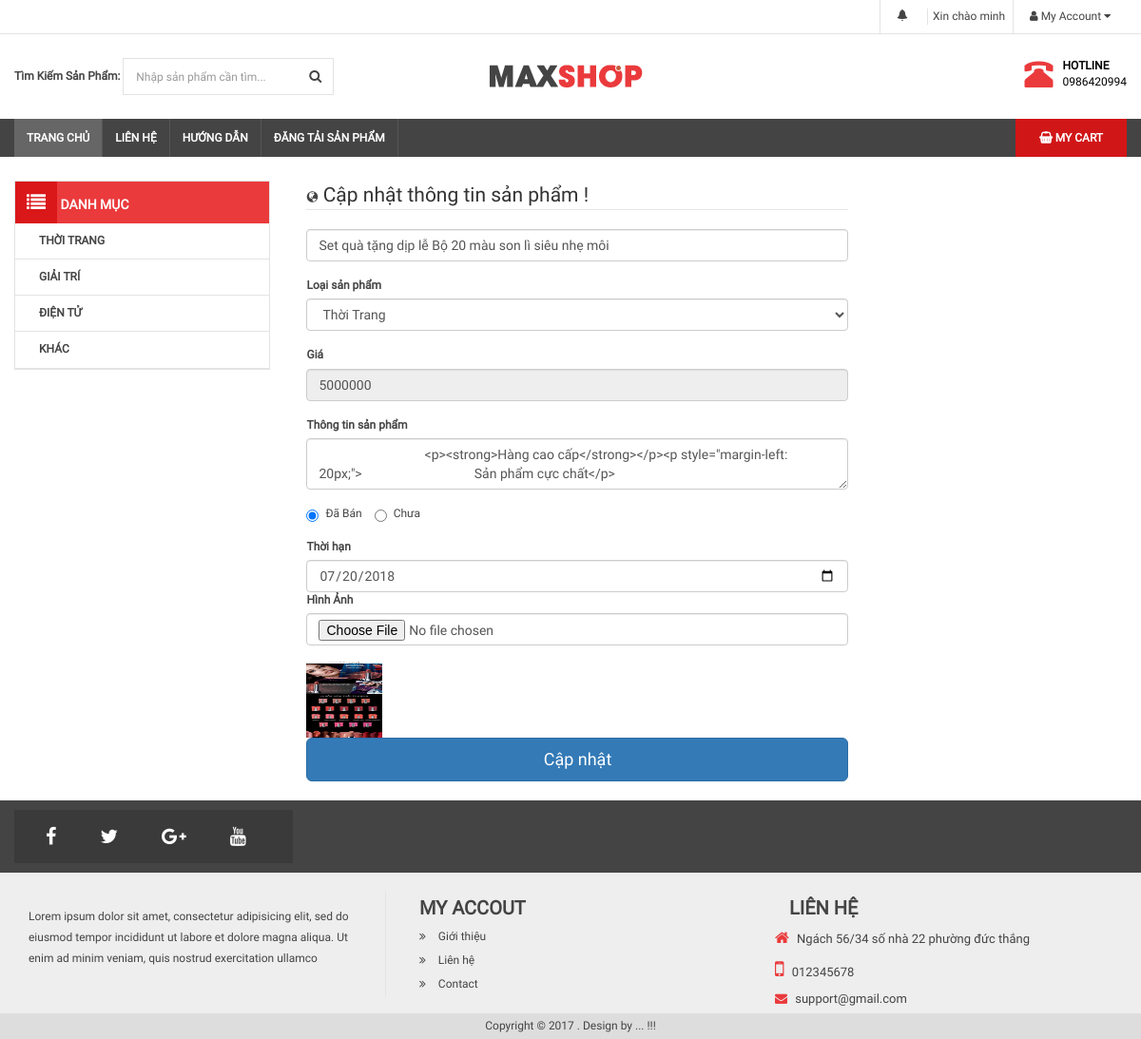
/editSP.php?id=34 (signed in), run on the app's committed database.
### tables this page shows
CREATE TABLE `loaisp` (
  `id` int(11) NOT NULL,
  `TenLoaiSP` varchar(50) NOT NULL
);

CREATE TABLE `sanpham` (
  `MaSP` int(11) NOT NULL,
  `TenSP` varchar(50) NOT NULL,
  `GiaKhoiDiem` double NOT NULL,
  `NguoiBan` int(11) NOT NULL,
  `ThongTinSP` text NOT NULL,
  `Trangthai` tinyint(4) NOT NULL DEFAULT '0',
  `MaLoai` int(11) NOT NULL,
  `ThoiHan` date DEFAULT NULL,
  `Anh` text NOT NULL,
  `NguoichienThang` int(11) NOT NULL
);

### libraries/function.php (called while the page is built, shortened)
<?php
 function base_url()
 {
     return $url  = "/daugia3.0/";
 }
 ?>

### libraries/database.php (called while the page is built, shortened)
<?php
    class Database
    {
        public $link;
        public function __construct()
        {
            $this->link = mysqli_connect("localhost","root","","daugia2.0") or die ();
            mysqli_set_charset($this->link,"utf8");
        }
        public function fetchID($table , $id, $ma )
        {
            $sql = "SELECT * FROM {$table} WHERE $ma = '$id' ";
            $result = mysqli_query($this->link,$sql) or die("Lỗi  truy vấn fetchID " .mysqli_error($this->link));
            return mysqli_fetch_assoc($result);
        }
         public function fetchAll($table)
        {
            $sql = "SELECT * FROM {$table} WHERE 1" ;
            $result = mysqli_query($this->link,$sql) or die("Lỗi Truy Vấn fetchAll " .mysqli_error($this->link));
            $data = [];
            if( $result)
            {
                while ($num = mysqli_fetch_assoc($result))
                {
                    $data[] = $num;
                }
            }
            return $data;
        }
    }
    ?>

### autoload/autoload.php (called while the page is built, shortened)
<?php
	 require_once __DIR__. "/../libraries/database.php";
	 require_once __DIR__. "/../libraries/function.php";
	 $db = new Database;
	 ?>

### editSP.php (the view, shortened to what this page needs)
<?php require_once __DIR__. "/layouts/header.php";  ?>
<?php
    $id_loaisp=$db->fetchAll("loaisp");
    $id=$_GET['id'];
    $id_product=$db->fetchID('sanpham',$id, 'MASP');
  ?>
            <div class="row">
                <div class="col-md-6 ">
                    <legend><i class="glyphicon glyphicon-globe"></i></a> Cập nhật thông tin sản phẩm !
                    </legend>
                    <form action="" method="post" class="form" role="form" enctype="multipart/form-data">
                            <input class="form-control" name="TenSP" placeholder="Tên Sản Phẩm" type="text" value="<?php echo $id_product['TenSP']  ?>">
                            <br>
                            <label  class="control-lable" > Loại sản phẩm </label>
                            <select class="form-control " name="loaisp" >
                                <?php foreach( $id_loaisp as  $item):  ?>
                                    <option value="<?php echo $item['id']  ?>" <?php echo $item['id']==$id_product['MaLoai'] ?  "selected" : '' ?> > <?php echo $item['TenLoaiSP']  ?>
                                    </option>
                                <?php endforeach  ?>
                            </select>
                            <br>
                            <label  class="control-lable" > Giá </label>
                            <input class="form-control" name="price" placeholder="Giá Khởi Điểm" type="text" readonly="1" value="<?php echo $id_product['GiaKhoiDiem']  ?>">
                            <br>
                            <label>Thông tin sản phẩm</label>
                            <textarea id="froala-editor" class="form-control" name="content">
                                <?php echo $id_product['ThongTinSP'];  ?>
                            </textarea>
                            <br>
                            <label class="radio-inline">          <input name="trangthai" id="inlineCheckbox1" value="1" type="radio" <?php  if($id_product['Trangthai']==1) echo 'checked'  ?> >          Đã Bán </label>
                            <label class="radio-inline">          <input name="trangthai" id="inlineCheckbox2" value="0" <?php if($id_product['Trangthai']==0) echo 'checked'; ?> type="radio">          Chưa </label>
                            <br>
                            <br>
                            <label class="control-lable">Thời hạn </label>
                            <br>
                            <input class="form-control" name="ThoiHan" placeholder="Thời Hạn " type="date" value="<?php echo $id_product['ThoiHan']  ?>">
                            <label for="inputAnh " class="control-lable">Hình Ảnh</label>
                            <input type="file" class="form-control" id="inputAnh" name="thunbar">
                              <br>
                              <?php $anh=$id_product['Anh']; ?>
                              <img src="<?php echo '/daugia3.0/public/upload/product/'.$anh ?>" width="80px" height="80px" >
                      <br>
                        <button class="btn btn-lg btn-primary btn-block" type="submit"> Cập nhật</button>
                    </form>
                </div>
            </div>
                    </div>
                </div>
<?php require_once __DIR__. "/layouts/footer.php";  ?>

### layouts/header.php (shortened to what this page needs)
<?php require_once __DIR__. "/../autoload/autoload.php";
$showloai=$db->fetchAll('loaisp');
 ?>
<!DOCTYPE html>
<html>
    <head>
        <link rel="stylesheet" type="text/css" href="<?php echo base_url() ?>public/frontend/css/font-awesome.min.css">
        <link rel="stylesheet" type="text/css" href="<?php echo base_url() ?>public/frontend/css/bootstrap.min.css">
        <link rel="stylesheet" type="text/css" href="<?php echo base_url() ?>public/frontend/css/slick.css"/>
        <link rel="stylesheet" type="text/css" href="<?php echo base_url() ?>public/frontend/css/slick-theme.css"/>
        <link rel="stylesheet" type="text/css" href="<?php echo base_url() ?>public/frontend/css/style.css">
        <link href='https://cdnjs.cloudflare.com/ajax/libs/froala-editor/2.8.4/css/froala_editor.min.css' rel='stylesheet' type='text/css' />
        <link href='https://cdnjs.cloudflare.com/ajax/libs/froala-editor/2.8.4/css/froala_style.min.css' rel='stylesheet' type='text/css' />
    </head>
    <body>
        <div id="wrapper">
            <div id="header">
                <div id="header-top">
                    <div class="container">
                        <div class="row clearfix">
                            <div class="col-md-12">
                                <nav id="header-nav-top">
                                    <ul class="list-inline pull-right" id="headermenu">
                                        <?php  if(isset($_SESSION['name_user'])):  ?>
                                            <li>
                                                <div id="noti">
                                                    <div class="dropdown nav-item">
                                                        <a href="#" class="dropdown-toggle nav-link" data-toggle="dropdown" aria-expanded="false">
                                                            <span class="d-lg-none"><span class="glyphicon glyphicon-bell" aria-hidden="true" id="noti-icon"></span></span>
                                                        </a>
                                                    </div>
                                                </div>
                                            </li>
                                            <li>
                                                Xin chào <?php echo $_SESSION['name_user']  ?>
                                            </li>
                                             <li>
                                                <a href=""><i class="fa fa-user"></i> My Account <i class="fa fa-caret-down"></i></a>
                                            </li>
                                        <?php endif;  ?>
                                    </ul>
                                </nav>
                            </div>
                        </div>
                    </div>
                </div>
                <div class="container">
                    <div class="row" id="header-main">
                        <div class="col-md-5">
                            <form class="form-inline" method= "GET" action="timkiem.php" >
                                <label>Tìm Kiếm Sản Phẩm: </label>
                                <div class="form-group">
                                    <input type="text" name="keywork" placeholder=" Nhập sản phẩm cần tìm..." class="form-control">
                                    <button type="submit" class="btn btn-default"><i class="fa fa-search"></i></button>
                                </div>
                            </form>
                        </div>
                        <div class="col-md-4">
                            <a href="">
                                <img src="/daugia3.0/public/frontend/images/logo-default.png">
                            </a>
                        </div>
                        <div class="col-md-3 " id="header-right">
                            <div class="pull-right">
                                <div class="pull-left">
                                    <i class="glyphicon glyphicon-phone-alt"></i>
                                </div>
                                <div class="pull-right">
                                    <p id="hotline">HOTLINE</p>
                                    <p>0986420994</p>
                                </div>
                            </div>
                        </div>
                    </div>
                </div>
            </div>
            <div id="menunav">
                <div class="container">
                    <nav>
                        <div class="home pull-left">
                            <a href="index.php">Trang chủ</a>
                        </div>
                        <ul id="menu-main">
                            <li>
                                <a href="">Liên hệ</a>
                            </li>
                            <li>
                                <a href="">Hướng Dẫn</a>
                            </li>
                            <li>
                                <a href="addproduct.php">Đăng tải Sản Phẩm</a>
                            </li>
                        </ul>
                        <ul class="pull-right" id="main-shopping">
                            <li>
                                <a href=""><i class="fa fa-shopping-basket"></i> My Cart </a>
                            </li>
                        </ul>
                    </nav>
                </div>
            </div>
            <div id="maincontent">
                <div class="container">
                    <div class="col-md-3 col-xs-3  fixside" >
                        <div class="box-left box-menu" >
                            <h3 class="box-title"><i class="fa fa-list"></i>  Danh mục</h3>
                            <ul>
                                <?php foreach ($showloai as $key ) : ?>
                                <li>
                                    <a href="phanloai.php?id=<?php echo $key['id']  ?>"><?php echo $key['TenLoaiSP'] ?>  </a>
                                </li>
                            <?php endforeach;  ?>
                            </ul>
                        </div>
                    </div>

### public/frontend/css/style.css (style rules this page uses)
* { margin: 0px; padding: 0px; font-size: 12px; font-family: "Roboto"; color: #444; font-weight: 400; }
.container { padding: 0px; }
ol,ul,p { margin: 0px; list-style: none; }
h1,h2,h3,h4,h5,h6 { padding:0px; margin: 0px; }
#header-top { border-bottom: 1px solid #e3e3e3; }
#header-nav-top #headermenu { position: relative; }
#headermenu > li { border-left: 1px solid #e3e3e3; }
#header-nav-top li a { color: #444; line-height: 35px; padding: 0px 12px; }
#header-main { padding: 25px 0px; }
#header-main .form-control,button { border: 0px; outline: 0px; border-radius: 0px; box-shadow:none; padding: 0px 2px; }
#header-main form { padding: 0px; }
#header-main .form-group { border: 1px solid #e3e3e3; }
#header-main .btn-default { border: none; outline: 0; box-shadow: none; line-height: 25px; background: none; }
#header-main label { padding:0px; margin: 0px; }
#header-main input[type='text'] { padding-left: 10px; font-size: 12px; }
#header-right p { padding: 0px; margin:0px; color: #000; }
#header-right #hotline { font-weight: bold; }
#header-right i { color: #ea3a3c; font-size: 30px; padding-right: 10px; }
#menunav { background: #444; min-height: 40px; }
#menu-main > li { float: left; }
#menu-main > li > a,.home a { color: white; font-weight:bold; background: #444; line-height: 40px; text-transform: uppercase; font-size: 12px; border-right: 1px solid #555; }
#menu-main > li > a { padding: 13px; }
.home a { background: #666; padding: 13px; }
#main-shopping { margin-right: 0px; }
#main-shopping > li > a,#main-shopping > li > a >i { color: white; font-weight:bold; background-color: #d11618;; line-height: 40px; text-transform: uppercase; font-size: 12px; }
#main-shopping > li > a { padding: 13px 25px; }
.fixside { width: 23%; margin-right: 2%; padding: 0px; }
#maincontent { margin-top: 25px; }
.box-left { margin-bottom: 20px; border: 1px solid #e3e3e3; }
.box-title { background:#ea3a3c; color: white; font-weight: bold; font-size: 14px; text-transform: uppercase; }
.box-title .fa { color: white; font-size: 20px; background: #da1719;; padding: 12px; }
.box-menu > ul { position: relative; }
.box-menu > ul > li { padding: 10px 25px; border-bottom: 1px solid #e3e3e3; }
.box-menu > ul > li > a { font-size: 12px; color: #444; text-transform: uppercase; font-weight: bold; }

### data on the page
loaisp: TenLoaiSP "THỜI TRANG"
loaisp: TenLoaiSP "GIẢI TRÍ"
loaisp: TenLoaiSP "ĐIỆN TỬ"
loaisp: TenLoaiSP "KHÁC"
sanpham: TenSP "Set quà tặng dịp lễ Bộ 20 màu son lì siêu nhẹ môi", loaisp "Thời Trang", price "5000000", content "<p><strong>Hàng cao cấp</strong></p><p style=\"margin-left: 20px;\"> Sản phẩm cực chất</p>", Trangthai "☑ Đã Bán", Trangthai "☐ Chưa", ThoiHan "07/20/2018", Anh (picture)

### other printed values
$_SESSION['name_user'] "minh"
